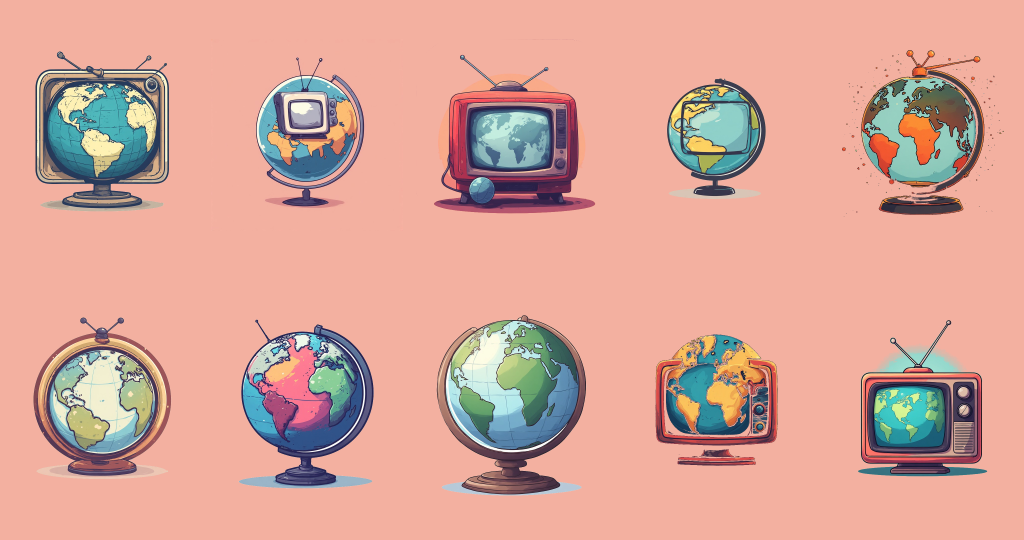
#> input picture img/wallpaper.png, 4096 x 2160 px (shown at 1/4 size)
$ python wallpaper_creator.py
#> lines starting #> are read from the running program, lines starting #| are printed output that depends on the picture
#> the answer given: .
#> the answer given: out.png
import os
from PIL import Image
import numpy as np
from math import ceil, sqrt

def create_wallpaper_from_images(input_folder, output_path="wallpaper.png", target_size=(4096, 2160), bg_color=(243, 176, 160)):
    """
    Stitches PNG images together to create a wallpaper of target size.

    Args:
        input_folder: Path to folder containing PNG images
        output_path: Where to save the resulting wallpaper
        target_size: Tuple of (width, height) for the wallpaper
        bg_color: RGB tuple for background color (default: #f3b0a0)
    """
#> called with input_folder = '.', output_path = 'out.png', target_size = (4096, 2160), bg_color = (243, 176, 160)

    # Get all PNG files from the folder
    png_files = [f for f in os.listdir(input_folder) if f.lower().endswith('.png')]

    if not png_files:
        print(f"No PNG files found in {input_folder}")
        return False

    print(f"Found {len(png_files)} PNG images")

    # Load all images
    images = []
    for file in png_files:
        img_path = os.path.join(input_folder, file)
        try:
            img = Image.open(img_path)
#> img is the input picture: PIL image 4096x2160 RGB; mean R, G, B 214.8, 164.5, 152.3
            # Convert to RGBA if not already
            if img.mode != 'RGBA':
                img = img.convert('RGBA')
#> img: PIL image 4096x2160 RGBA
            images.append(img)
            print(f"Loaded: {file} - Size: {img.size}")
#| Loaded: wallpaper.png - Size: (4096, 2160)
        except Exception as e:
            print(f"Error loading {file}: {e}")

    if not images:
        print("No valid images found")
        return False

    # Create background image with specified color
    wallpaper = Image.new('RGBA', target_size, bg_color + (255,))
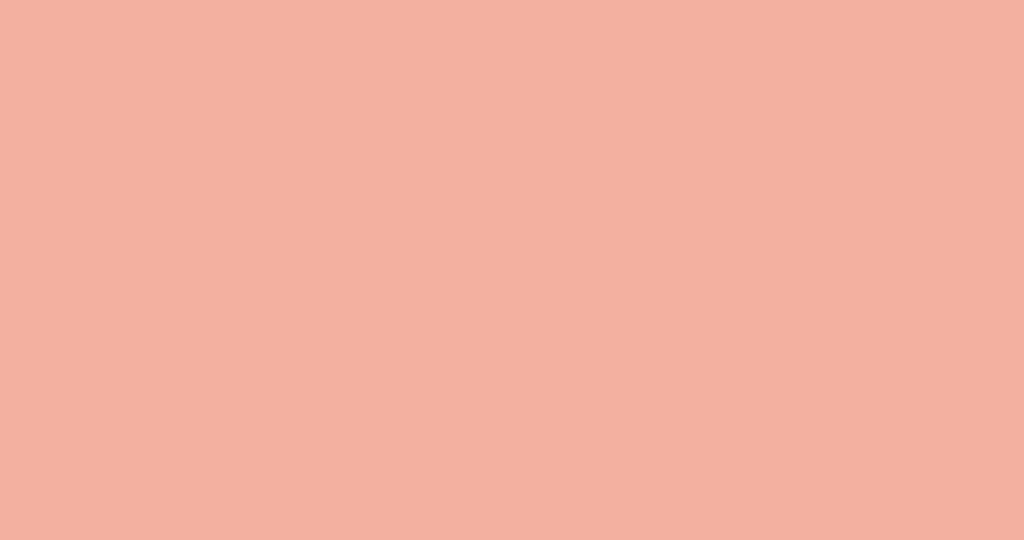
#> wallpaper: PIL image 4096x2160 RGBA (shown at 1/4 size); mean R, G, B, A 243, 176, 160, 255

    # Calculate how many images we need to fill the wallpaper
    # Estimate average image size to determine grid layout
    total_area = target_size[0] * target_size[1]
    avg_image_area = sum(img.width * img.height for img in images) / len(images)
#> avg_image_area = 8847360
    approx_needed = ceil(total_area / avg_image_area)
#> approx_needed = 1

    print(f"\nNeed approximately {approx_needed} images to fill {target_size[0]}x{target_size[1]}")
#| Need approximately 1 images to fill 4096x2160

    # Duplicate images if needed to fill the space
    if len(images) < approx_needed:
        print(f"Only {len(images)} images available. Will duplicate as needed.")
        original_count = len(images)
        while len(images) < approx_needed:
            images.extend(images[:min(original_count, approx_needed - len(images))])

    # Try to arrange images in a grid to fill the space
    # Calculate optimal grid dimensions
    best_grid = None
    min_waste = float('inf')

    # Try different grid configurations
    max_tries = min(20, approx_needed)
#> max_tries = 1
    for cols in range(1, max_tries + 1):
        rows = ceil(approx_needed / cols)
        if rows > max_tries:
            continue

        # Calculate scaled sizes while maintaining aspect ratios
        col_width = target_size[0] / cols
        row_height = target_size[1] / rows

        # Estimate waste
        waste = 0
        for i in range(min(cols * rows, len(images))):
            img = images[i % len(images)]
            target_ratio = col_width / row_height
            img_ratio = img.width / img.height

            if img_ratio > target_ratio:
                # Image is wider - scale to fit width
                scaled_width = col_width
                scaled_height = col_width / img_ratio
            else:
                # Image is taller - scale to fit height
                scaled_height = row_height
                scaled_width = row_height * img_ratio

            waste += (col_width * row_height) - (scaled_width * scaled_height)

        if waste < min_waste:
            min_waste = waste
            best_grid = (cols, rows, col_width, row_height)
#> this loop made 1 pass
#> (rows, row_height, best_grid) on pass 1: (1, 2160, (1, 1, 4096, 2160))
#> after the loop, min_waste = 0

    if best_grid is None:
        best_grid = (ceil(sqrt(approx_needed)), ceil(sqrt(approx_needed)),
                    target_size[0] / ceil(sqrt(approx_needed)),
                    target_size[1] / ceil(sqrt(approx_needed)))

    cols, rows, cell_width, cell_height = best_grid
#> cols = 1; cell_width = 4096; cell_height = 2160
    print(f"\nUsing grid: {cols} columns x {rows} rows")
#| Using grid: 1 columns x 1 rows
    print(f"Cell size: {cell_width:.1f} x {cell_height:.1f}")
#| Cell size: 4096.0 x 2160.0

    # Place images in the grid
    image_index = 0
    images_per_cell = max(1, ceil(len(images) / (cols * rows)))
#> images_per_cell = 1

    for row in range(rows):
        for col in range(cols):
            if image_index >= len(images):
                break

            # Calculate position
            x = int(col * cell_width)
            y = int(row * cell_height)

            # Get current image
            img = images[image_index]
            image_index += 1

            # Calculate scaling to fit the cell while maintaining aspect ratio
            target_cell_size = (cell_width, cell_height)

            # Scale image to fit in cell
            img.thumbnail(target_cell_size, Image.Resampling.LANCZOS)

            # Calculate position to center the image in the cell
            paste_x = x + (cell_width - img.width) // 2
            paste_y = y + (cell_height - img.height) // 2

            # Paste image
            wallpaper.paste(img, (int(paste_x), int(paste_y)), img)

            print(f"Placed image {image_index}/{len(images)} at position ({x}, {y})")

        if image_index >= len(images):
            break
#> this loop made 1 pass
#| Placed image 1/1 at position (0, 0)
#> after the loop, image_index = 1

    # Convert to RGB and save as PNG (or you can save as JPG)
    # Create a new RGB image with the background color to flatten transparency
    final_wallpaper = Image.new('RGB', target_size, bg_color)
    final_wallpaper.paste(wallpaper, (0, 0), wallpaper)

    # Save the wallpaper
    final_wallpaper.save(output_path, 'PNG')
    print(f"\nWallpaper saved to: {output_path}")
    print(f"Size: {final_wallpaper.size}")
#| Size: (4096, 2160)

    return True

def main():
    # Configuration
    input_folder = input("Enter the path to the folder containing PNG images: ").strip()
    output_path = input("Enter output path (default: wallpaper.png): ").strip()

    if not output_path:
        output_path = "wallpaper.png"

    # Ensure the input folder exists
    if not os.path.exists(input_folder):
        print(f"Error: Folder '{input_folder}' does not exist!")
        return

    # Create the wallpaper
    success = create_wallpaper_from_images(
        input_folder=input_folder,
        output_path=output_path,
        target_size=(4096, 2160),
        bg_color=(243, 176, 160)  # #f3b0a0 in RGB
    )

    if success:
        print("\nWallpaper created successfully!")
    else:
        print("\nFailed to create wallpaper.")

if __name__ == "__main__":
    # Install required package if not available
    try:
        from PIL import Image
    except ImportError:
        print("PIL (Pillow) is required. Installing...")
        os.system("pip install Pillow")
        from PIL import Image

    main()

$ run again, with img/1.png copied over img/wallpaper.png
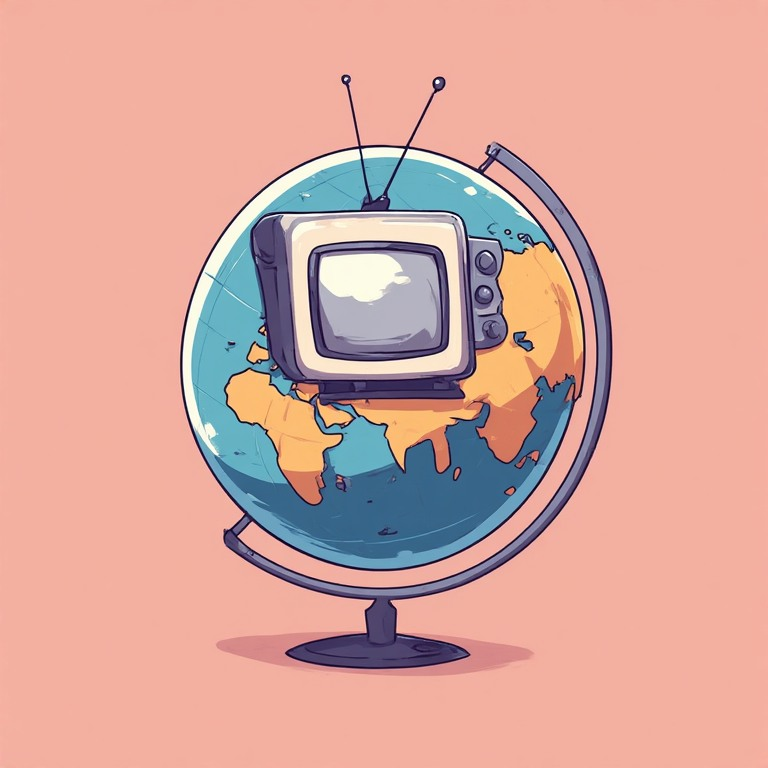
#> input picture img/1.png, 768 x 768 px
#> in create_wallpaper_from_images, img is the input picture: PIL image 768x768 RGB; mean R, G, B 214.7, 165.9, 156.4
#| Loaded: wallpaper.png - Size: (768, 768)
#> avg_image_area = 589824
#> approx_needed = 15
#| Need approximately 15 images to fill 4096x2160
#| Only 1 images available. Will duplicate as needed.
#> original_count = 1
#> the loop in create_wallpaper_from_images, `while len(images) < approx_needed:` made 14 passes
#> after the loop in create_wallpaper_from_images, `while len(images) < approx_needed:`: images = 15 items
#> max_tries = 15
#> the loop in create_wallpaper_from_images, `for cols in range(1, max_tries + 1):` made 15 passes
#> (rows, row_height, best_grid) on passes 1 to 6: (15, 144, (1, 15, 4096, 144)), (8, 270, (2, 8, 2048, 270)), (5, 432, (3, 5, 1365.3, 432)), (4, 540, (4, 4, 1024, 540)), (3, 720, (5, 3, 819.2, 720)), (3, 720, (6, 3, 682.7, 720))
#> after the loop in create_wallpaper_from_images, `for cols in range(1, max_tries + 1):`: min_waste = 382293.3
#> in create_wallpaper_from_images, `cols, rows, cell_width, cell_height = best_grid`: cols = 6; rows = 3; cell_width = 682.7; cell_height = 720
#| Using grid: 6 columns x 3 rows
#| Cell size: 682.7 x 720.0
#> images_per_cell = 1
#> the loop in create_wallpaper_from_images, `for row in range(rows):` made 3 passes
#> (printed output is left out)
#> after the loop in create_wallpaper_from_images, `for row in range(rows):`:
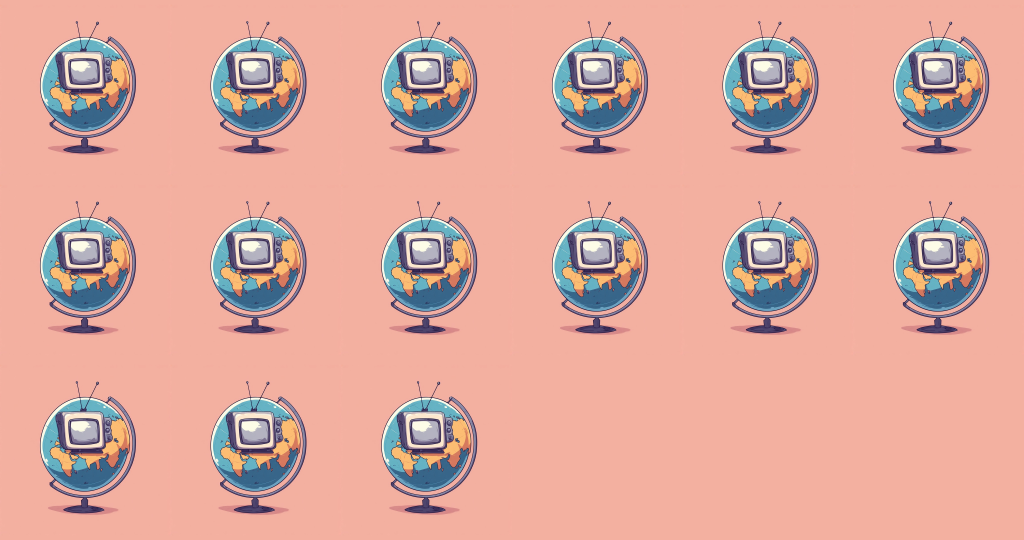
#> wallpaper: PIL image 4096x2160 RGBA (shown at 1/4 size); mean R, G, B, A 220.7, 168.1, 157.2, 255
#> after the loop in create_wallpaper_from_images, `for row in range(rows):`: image_index = 15
#| Size: (4096, 2160)
